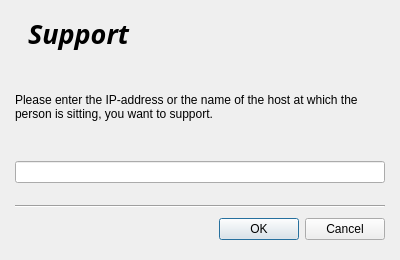
<ui version="4.0" >
 <class>support</class>
 <widget class="QDialog" name="support" >
  <property name="geometry" >
   <rect>
    <x>0</x>
    <y>0</y>
    <width>400</width>
    <height>260</height>
   </rect>
  </property>
  <property name="windowTitle" >
   <string>Support</string>
  </property>
  <property name="windowIcon" >
   <iconset resource="../italc.qrc" >:/resources/remote_control_48.png</iconset>
  </property>
  <property name="modal" >
   <bool>true</bool>
  </property>
  <layout class="QVBoxLayout" >
   <property name="margin" >
    <number>15</number>
   </property>
   <property name="spacing" >
    <number>6</number>
   </property>
   <item>
    <layout class="QHBoxLayout" >
     <property name="margin" >
      <number>0</number>
     </property>
     <property name="spacing" >
      <number>6</number>
     </property>
     <item>
      <widget class="QLabel" name="label" >
       <property name="text" >
        <string/>
       </property>
       <property name="pixmap" >
        <pixmap resource="../italc.qrc" >:/resources/remote_control_48.png</pixmap>
       </property>
      </widget>
     </item>
     <item>
      <widget class="QLabel" name="label_2" >
       <property name="text" >
        <string>&lt;html>&lt;head>&lt;meta name="qrichtext" content="1" />&lt;/head>&lt;body style=" white-space: pre-wrap; font-family:Sans Serif; font-size:9pt; font-weight:400; font-style:normal; text-decoration:none;">&lt;p style=" margin-top:0px; margin-bottom:0px; margin-left:0px; margin-right:0px; -qt-block-indent:0; text-indent:0px;">&lt;span style=" font-size:20pt; font-weight:600; font-style:italic;">Support &lt;/span>&lt;/p>&lt;/body>&lt;/html></string>
       </property>
      </widget>
     </item>
     <item>
      <spacer>
       <property name="orientation" >
        <enum>Qt::Horizontal</enum>
       </property>
       <property name="sizeHint" >
        <size>
         <width>40</width>
         <height>20</height>
        </size>
       </property>
      </spacer>
     </item>
    </layout>
   </item>
   <item>
    <widget class="QLabel" name="label_3" >
     <property name="sizePolicy" >
      <sizepolicy>
       <hsizetype>3</hsizetype>
       <vsizetype>3</vsizetype>
       <horstretch>0</horstretch>
       <verstretch>0</verstretch>
      </sizepolicy>
     </property>
     <property name="text" >
      <string>Please enter the IP-address or the name of the host at which the person is sitting, you want to support.</string>
     </property>
     <property name="wordWrap" >
      <bool>true</bool>
     </property>
    </widget>
   </item>
   <item>
    <widget class="QLineEdit" name="hostEdit" />
   </item>
   <item>
    <spacer>
     <property name="orientation" >
      <enum>Qt::Vertical</enum>
     </property>
     <property name="sizeType" >
      <enum>QSizePolicy::Fixed</enum>
     </property>
     <property name="sizeHint" >
      <size>
       <width>370</width>
       <height>16</height>
      </size>
     </property>
    </spacer>
   </item>
   <item>
    <widget class="Line" name="line" >
     <property name="orientation" >
      <enum>Qt::Horizontal</enum>
     </property>
    </widget>
   </item>
   <item>
    <layout class="QHBoxLayout" >
     <property name="margin" >
      <number>0</number>
     </property>
     <property name="spacing" >
      <number>6</number>
     </property>
     <item>
      <spacer>
       <property name="orientation" >
        <enum>Qt::Horizontal</enum>
       </property>
       <property name="sizeHint" >
        <size>
         <width>131</width>
         <height>31</height>
        </size>
       </property>
      </spacer>
     </item>
     <item>
      <widget class="QPushButton" name="okButton" >
       <property name="text" >
        <string>OK</string>
       </property>
       <property name="icon" >
        <iconset resource="../italc.qrc" >:/resources/apply.png</iconset>
       </property>
      </widget>
     </item>
     <item>
      <widget class="QPushButton" name="cancelButton" >
       <property name="text" >
        <string>Cancel</string>
       </property>
       <property name="icon" >
        <iconset resource="../italc.qrc" >:/resources/cancel.png</iconset>
       </property>
      </widget>
     </item>
    </layout>
   </item>
  </layout>
 </widget>
 <resources>
  <include location="../italc.qrc" />
 </resources>
 <connections>
  <connection>
   <sender>okButton</sender>
   <signal>clicked()</signal>
   <receiver>support</receiver>
   <slot>accept()</slot>
   <hints>
    <hint type="sourcelabel" >
     <x>278</x>
     <y>253</y>
    </hint>
    <hint type="destinationlabel" >
     <x>96</x>
     <y>254</y>
    </hint>
   </hints>
  </connection>
  <connection>
   <sender>cancelButton</sender>
   <signal>clicked()</signal>
   <receiver>support</receiver>
   <slot>reject()</slot>
   <hints>
    <hint type="sourcelabel" >
     <x>369</x>
     <y>253</y>
    </hint>
    <hint type="destinationlabel" >
     <x>179</x>
     <y>282</y>
    </hint>
   </hints>
  </connection>
 </connections>
</ui>
